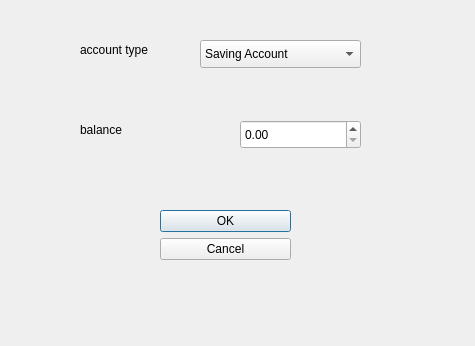
<?xml version="1.0" encoding="UTF-8"?>
<ui version="4.0">
 <class>AddAccountDialog</class>
 <widget class="QDialog" name="AddAccountDialog">
  <property name="geometry">
   <rect>
    <x>0</x>
    <y>0</y>
    <width>475</width>
    <height>346</height>
   </rect>
  </property>
  <property name="windowTitle">
   <string>Dialog</string>
  </property>
  <widget class="QDialogButtonBox" name="buttonBox">
   <property name="geometry">
    <rect>
     <x>160</x>
     <y>210</y>
     <width>131</width>
     <height>121</height>
    </rect>
   </property>
   <property name="orientation">
    <enum>Qt::Orientation::Vertical</enum>
   </property>
   <property name="standardButtons">
    <set>QDialogButtonBox::StandardButton::Cancel|QDialogButtonBox::StandardButton::Ok</set>
   </property>
  </widget>
  <widget class="QComboBox" name="accounType_comboBox">
   <property name="geometry">
    <rect>
     <x>200</x>
     <y>40</y>
     <width>161</width>
     <height>28</height>
    </rect>
   </property>
   <item>
    <property name="text">
     <string>Saving Account</string>
    </property>
   </item>
   <item>
    <property name="text">
     <string>Current Account</string>
    </property>
   </item>
   <item>
    <property name="text">
     <string>Checking Account</string>
    </property>
   </item>
  </widget>
  <widget class="QLabel" name="label">
   <property name="geometry">
    <rect>
     <x>80</x>
     <y>40</y>
     <width>101</width>
     <height>20</height>
    </rect>
   </property>
   <property name="text">
    <string>account type</string>
   </property>
  </widget>
  <widget class="QLabel" name="label_2">
   <property name="geometry">
    <rect>
     <x>80</x>
     <y>120</y>
     <width>111</width>
     <height>20</height>
    </rect>
   </property>
   <property name="text">
    <string>balance</string>
   </property>
  </widget>
  <widget class="QDoubleSpinBox" name="doubleSpinBox">
   <property name="geometry">
    <rect>
     <x>240</x>
     <y>120</y>
     <width>121</width>
     <height>29</height>
    </rect>
   </property>
   <property name="maximum">
    <double>100000000000.000000000000000</double>
   </property>
  </widget>
 </widget>
 <resources/>
 <connections>
  <connection>
   <sender>buttonBox</sender>
   <signal>accepted()</signal>
   <receiver>AddAccountDialog</receiver>
   <slot>accept()</slot>
   <hints>
    <hint type="sourcelabel">
     <x>248</x>
     <y>254</y>
    </hint>
    <hint type="destinationlabel">
     <x>157</x>
     <y>274</y>
    </hint>
   </hints>
  </connection>
  <connection>
   <sender>buttonBox</sender>
   <signal>rejected()</signal>
   <receiver>AddAccountDialog</receiver>
   <slot>reject()</slot>
   <hints>
    <hint type="sourcelabel">
     <x>316</x>
     <y>260</y>
    </hint>
    <hint type="destinationlabel">
     <x>286</x>
     <y>274</y>
    </hint>
   </hints>
  </connection>
 </connections>
</ui>
